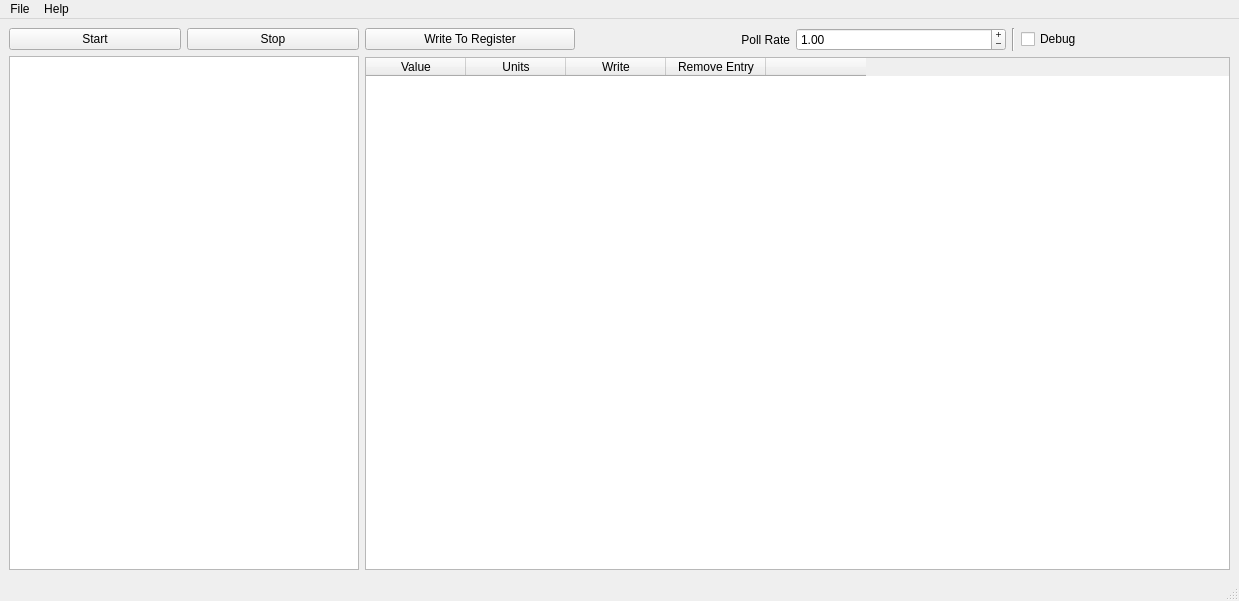
<?xml version="1.0" encoding="UTF-8"?>
<ui version="4.0">
 <class>MainWindow</class>
 <widget class="QMainWindow" name="MainWindow">
  <property name="geometry">
   <rect>
    <x>0</x>
    <y>0</y>
    <width>1239</width>
    <height>601</height>
   </rect>
  </property>
  <property name="windowTitle">
   <string>Modbus Master Tool</string>
  </property>
  <property name="windowIcon">
   <iconset>
    <normaloff>../modbus.png</normaloff>../modbus.png</iconset>
  </property>
  <widget class="QWidget" name="centralwidget">
   <layout class="QHBoxLayout" name="horizontalLayout_3">
    <item>
     <layout class="QVBoxLayout" name="verticalLayout_2">
      <item>
       <layout class="QHBoxLayout" name="horizontalLayout">
        <item>
         <widget class="QPushButton" name="btnStart">
          <property name="text">
           <string>Start</string>
          </property>
         </widget>
        </item>
        <item>
         <widget class="QPushButton" name="btnStop">
          <property name="text">
           <string>Stop</string>
          </property>
         </widget>
        </item>
       </layout>
      </item>
      <item>
       <widget class="QTreeWidget" name="treeWidget">
        <property name="maximumSize">
         <size>
          <width>350</width>
          <height>16777215</height>
         </size>
        </property>
        <property name="rootIsDecorated">
         <bool>true</bool>
        </property>
        <property name="uniformRowHeights">
         <bool>false</bool>
        </property>
        <property name="itemsExpandable">
         <bool>true</bool>
        </property>
        <property name="animated">
         <bool>true</bool>
        </property>
        <property name="headerHidden">
         <bool>true</bool>
        </property>
        <attribute name="headerVisible">
         <bool>false</bool>
        </attribute>
       </widget>
      </item>
     </layout>
    </item>
    <item>
     <layout class="QVBoxLayout" name="verticalLayout">
      <item>
       <layout class="QHBoxLayout" name="horizontalLayout_2">
        <item>
         <widget class="QPushButton" name="btnWrite">
          <property name="text">
           <string>Write To Register</string>
          </property>
         </widget>
        </item>
        <item>
         <widget class="QLabel" name="label">
          <property name="text">
           <string>Poll Rate</string>
          </property>
          <property name="alignment">
           <set>Qt::AlignRight|Qt::AlignTrailing|Qt::AlignVCenter</set>
          </property>
         </widget>
        </item>
        <item>
         <widget class="QDoubleSpinBox" name="spinBoxPollRate">
          <property name="buttonSymbols">
           <enum>QAbstractSpinBox::PlusMinus</enum>
          </property>
          <property name="singleStep">
           <double>0.100000000000000</double>
          </property>
          <property name="value">
           <double>1.000000000000000</double>
          </property>
         </widget>
        </item>
        <item>
         <widget class="Line" name="line_2">
          <property name="orientation">
           <enum>Qt::Vertical</enum>
          </property>
         </widget>
        </item>
        <item>
         <widget class="QCheckBox" name="checkDebug">
          <property name="text">
           <string>Debug</string>
          </property>
         </widget>
        </item>
       </layout>
      </item>
      <item>
       <widget class="QTableWidget" name="tableWidget">
        <property name="gridStyle">
         <enum>Qt::SolidLine</enum>
        </property>
        <property name="cornerButtonEnabled">
         <bool>false</bool>
        </property>
        <attribute name="horizontalHeaderVisible">
         <bool>true</bool>
        </attribute>
        <attribute name="horizontalHeaderShowSortIndicator" stdset="0">
         <bool>false</bool>
        </attribute>
        <attribute name="horizontalHeaderStretchLastSection">
         <bool>false</bool>
        </attribute>
        <attribute name="verticalHeaderVisible">
         <bool>true</bool>
        </attribute>
        <attribute name="verticalHeaderCascadingSectionResizes">
         <bool>false</bool>
        </attribute>
        <attribute name="verticalHeaderShowSortIndicator" stdset="0">
         <bool>false</bool>
        </attribute>
        <attribute name="verticalHeaderStretchLastSection">
         <bool>false</bool>
        </attribute>
        <column>
         <property name="text">
          <string>Value</string>
         </property>
        </column>
        <column>
         <property name="text">
          <string>Units</string>
         </property>
        </column>
        <column>
         <property name="text">
          <string>Write</string>
         </property>
        </column>
        <column>
         <property name="text">
          <string>Remove Entry</string>
         </property>
        </column>
        <column>
         <property name="text">
          <string/>
         </property>
        </column>
       </widget>
      </item>
     </layout>
    </item>
   </layout>
  </widget>
  <widget class="QStatusBar" name="statusBar"/>
  <widget class="QMenuBar" name="menuBar">
   <property name="geometry">
    <rect>
     <x>0</x>
     <y>0</y>
     <width>1239</width>
     <height>21</height>
    </rect>
   </property>
   <widget class="QMenu" name="menuFile">
    <property name="title">
     <string>File</string>
    </property>
    <addaction name="actionSetup"/>
    <addaction name="separator"/>
    <addaction name="actionQuit"/>
   </widget>
   <widget class="QMenu" name="menuHelp">
    <property name="title">
     <string>Help</string>
    </property>
   </widget>
   <addaction name="menuFile"/>
   <addaction name="menuHelp"/>
  </widget>
  <action name="actionSetup">
   <property name="text">
    <string>Setup</string>
   </property>
  </action>
  <action name="actionQuit">
   <property name="text">
    <string>Quit</string>
   </property>
  </action>
 </widget>
 <resources/>
 <connections/>
</ui>
